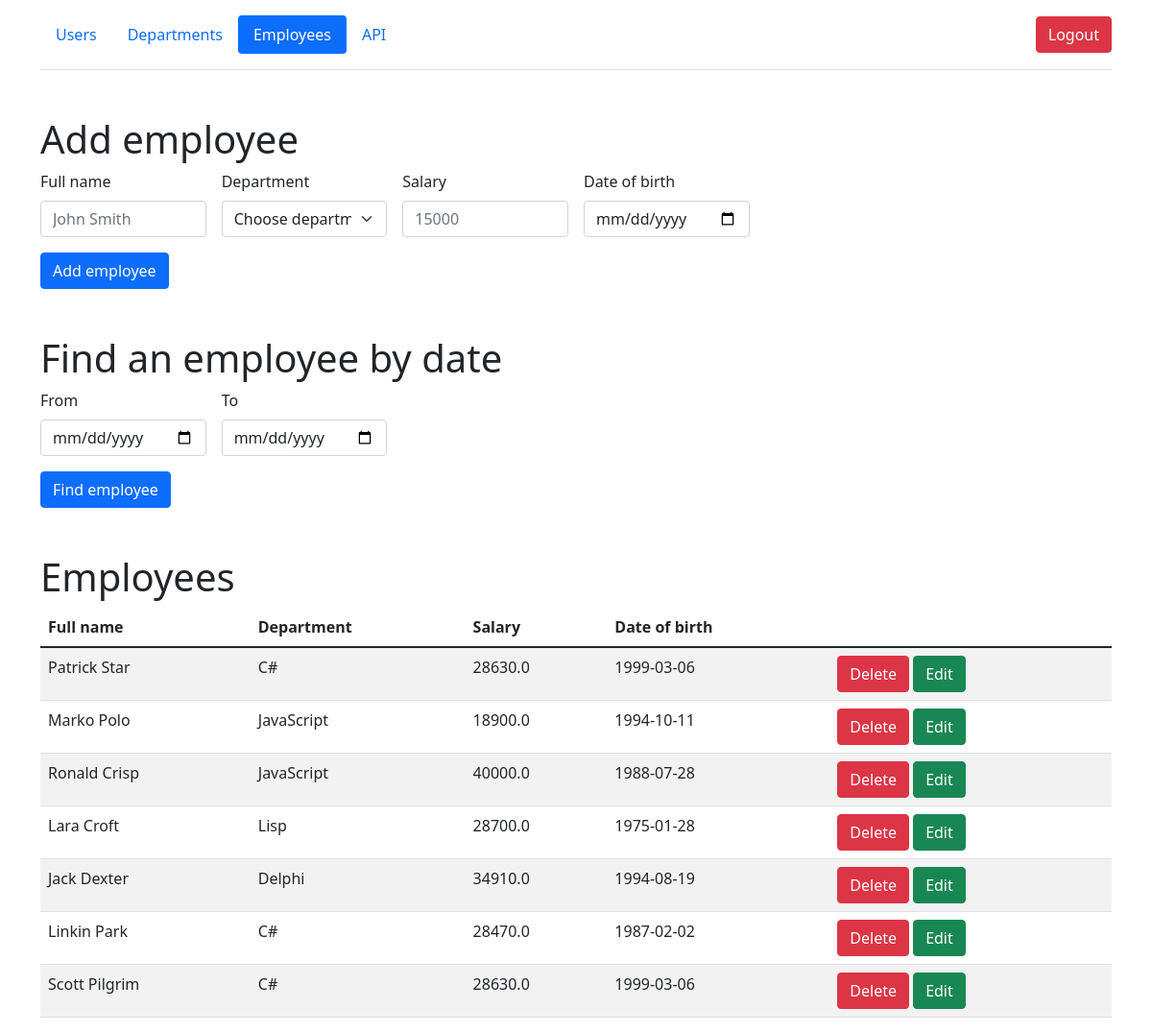
Page /employees (signed in) on the committed database.
### models/employees.py (models this page shows, shortened)
class Employees(db.Model):
    __table_args__ = {'extend_existing': True}
    id = db.Column(db.Integer, primary_key=True)
    department = db.Column(db.String(50), nullable=False)
    name = db.Column(db.String(50), nullable=False)
    birth_date = db.Column(db.Date, nullable=False)
    salary = db.Column(db.Float, nullable=False)

### views/views_employees.py (the view, shortened to what this page needs)
@api_employees.route('/employees', methods=['POST', 'GET'])
@login_required
def employees_page():
    departments = Departments.query.all()
    employees = Employees.query.all()
    if session.get('user') == ADMIN:
        return render_template('employees.html', employees=employees, departments=departments)
    return render_template('employees_for_users.html', employees=employees, departments=departments)

### views/views_employees.py (called while the page is built)
@api_employees.before_request
def check_session():
    users = User.query.filter_by(login=session.get('user')).all()
    if users:
        login_user(users[0])
        session.permanent = False
    else:
        return redirect('/')

### templates/employees.html (shortened to what this page needs)
{% extends 'base.html' %}
{% block body %}
<div class="container">
        <header class="d-flex flex-wrap align-items-center justify-content-center justify-content-md-between py-3 mb-4 border-bottom">
          <ul class="nav nav-pills">
              <li class="nav-item"><a href="/users" class="nav-link">Users</a></li>
            <li class="nav-item"><a href="/departments" class="nav-link">Departments</a></li>
            <li class="nav-item"><a href="/employees" class="nav-link active">Employees</a></li>
              <li class="nav-item"><a href="/api_list" class="nav-link">API</a></li>
          </ul>
            <div class="col-md-3 text-end">
                <a href="/logout">
                    <button type="button" class="btn btn-danger">Logout</button>
                </a>
              </div>
        </header>
      </div>
 <div class="container mt-5">
        <h1>Add employee</h1>
      <form method="post" class="row g-3 needs-validation" novalidate>
                <div class="col-md-2">
                  <label for="validationCustom01" class="form-label">Full name</label>
                  <input type="text"  name="name" class="form-control" id="validationCustom01" placeholder="John Smith" required>
                </div>
                <div class="col-md-2">
                  <label for="validationCustom04" class="form-label">Department</label>
                  <select name="department" class="form-select" id="validationCustom04" required>
                    <option selected disabled value="">Choose department</option>
                  </select>
                </div>
                <div class="col-md-2">
                  <label for="validationCustom05" class="form-label">Salary</label>
                  <input name="salary" type="text" class="form-control" id="validationCustom05" placeholder="15000" required>
                </div>
                  <div class="col-md-2">
                    <label for="validationCustom05" class="form-label">Date of birth</label>
                    <input name="birth_date" id="validationCustom06" type="date" class="form-control">
                  </div>
              <div class="col-12">
                <button class="btn btn-primary" type="submit">Add employee</button>
              </div>
      </form>
 </div>
<div class="container mt-5">
    <h1>Find an employee by date</h1>
     <form id="find_by_date" method="post" class="row g-3 needs-validation" novalidate>
        <div class="col-md-2">
                    <label for="validationCustom05" class="form-label">From</label>
                    <input name="From" id="validationCustom0" type="date" class="form-control">
        </div>
         <div class="col-md-2">
                    <label for="validationCustom05" class="form-label">To</label>
                    <input name="To" id="validationCustom1" type="date" class="form-control">
        </div>
         <div class="col-12">
                <button class="btn btn-primary" type="submit">Find employee</button>
              </div>
     </form>
</div>
<div class="container mt-5">
    <h1>Employees</h1>
        <table id="data" class="table table-striped">
            <thead>
              <tr>
                <th>Full name</th>
                  <th>Department</th>
                  <th>Salary</th>
                  <th>Date of birth</th>
                  <th></th>
              </tr>
            </thead>
            <tbody>
              {% for emp in employees %}
              {% if emp.id == id %}
                  <form method="post" class="row g-3 needs-validation" novalidate>
                            <tr>
                                  <td><input type="text"  name="new_name" class="form-control" id="validationCustom08" value="{{ emp.name }}" required></td>
                                  <td><select name="new_department" class="form-select" id="validationCustom09"  required>
                                    <option selected >{{ emp.department }}</option>
                                      {% for dnt in departments %}
                                        {% if dnt.department != emp.department %}
                                          <option>{{ dnt.department }}</option>
                                        {% endif %}
                                      {% endfor %}
                                  </select></td>
                                    <td><input name="new_salary" type="text" class="form-control" id="validationCustom10" value="{{ emp.salary }}" required></td>
                                    <td><input name="new_birth_date" id="validationCustom11" type="date" class="form-control" value="{{ emp.birth_date }}"></td>
                                    <td>
                                 <a href="/employees" class="btn btn-danger">Cancel</a>
                                <button class="btn btn-success" type="submit">Change</button>
                                </td>
                         </tr>
                  </form>
              {% else %}
                <tr>
                  <td>{{ emp.name }}</td>
                  <td>{{ emp.department }}</td>
                    <td>{{ emp.salary }}</td>
                    <td>{{ emp.birth_date }}</td>
                    <td>
                 <a href="/employees/{{ emp.id }}/del" class="btn btn-danger">Delete</a>
                <a href="/employees/{{ emp.id }}/edit" class="btn btn-success">Edit</a>
              </td>
                </tr>
                {% endif %}
              {% endfor %}
            </tbody>
        </table>
</div>
{% endblock %}

### templates/base.html (shortened to what this page needs)
<!doctype html>
<html lang="en">
<head>
    <link rel="stylesheet" href="https://cdn.jsdelivr.net/npm/bootstrap@5.1.3/dist/css/bootstrap.min.css">
    <link href="/examples/vendors/bootstrap-datetimepicker/css/bootstrap-datetimepicker.min.css" rel="stylesheet">
</head>
<body>
    {% block body %}{% endblock %}
</body>
</html>

### rows in the picture
Employees: name "Patrick Star", department "C#", salary "28630.0", birth_date "1999-03-06"
Employees: name "Marko Polo", department "JavaScript", salary "18900.0", birth_date "1994-10-11"
Employees: name "Ronald Crisp", department "JavaScript", salary "40000.0", birth_date "1988-07-28"
Employees: name "Lara Croft", department "Lisp", salary "28700.0", birth_date "1975-01-28"
Employees: name "Jack Dexter", department "Delphi", salary "34910.0", birth_date "1994-08-19"
Employees: name "Linkin Park", department "C#", salary "28470.0", birth_date "1987-02-02"
Employees: name "Scott Pilgrim", department "C#", salary "28630.0", birth_date "1999-03-06"
